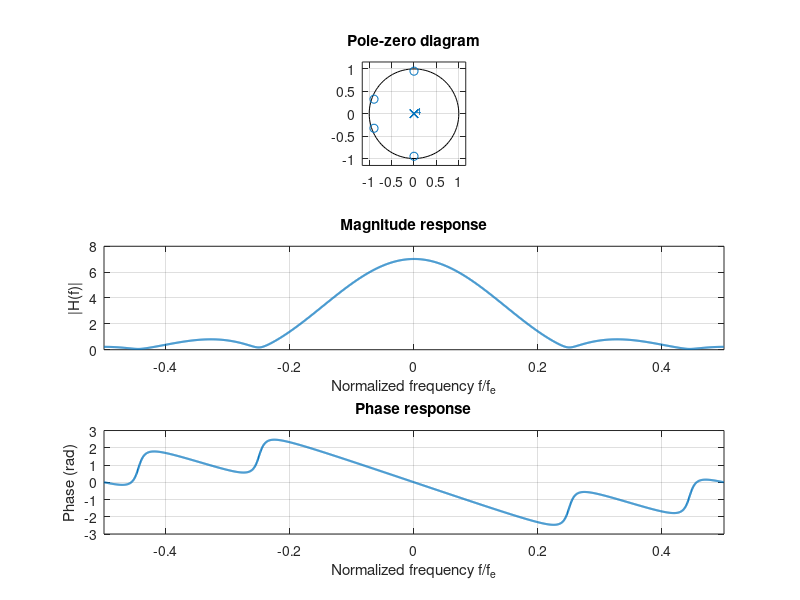

This chart was generated by the following MATLAB code: (Note: this script raises an error after producing the figure.)
close all ; clear all ; clc;

function plot_signal(x, y, n)
    figure('Name','I/O Signals');
    subplot(3, 1, 1);
    plot(1:1:n, y, 'LineWidth', 1.2, 'DisplayName', 'Output y[n]');
    hold on;
    plot(1:1:n, x, 'LineWidth', 1.2, 'DisplayName', 'Input x[n]');
    xlabel('Sample');
    ylabel('Signal');
    title('Input & Output Signal');
    grid on;
    legend('Location','best');
    xlim([1 n]);
    
    subplot(3, 1, 2);
    plot(1:1:n, x);
    xlabel('Sample');
    ylabel('Signal');
    title('Input Signal');
    grid on;
    
    
    subplot(3, 1, 3);
    plot(1:1:n, y);
    xlabel('Sample');
    ylabel('Signal');
    title('Output signal');
    grid on;

    sgtitle('Time-domain signals (I/O)', 'Color', 'k', 'FontSize', 14, 'FontWeight', 'bold');
end

function plot_pole_zero_diagram(b, a, fn, h)
    figure('Name','Pôle/Zero + Transf Func');
    title('Pole/Zero diagram + Transfert function');
    
    subplot(3, 1, 1);
    zplane(b, a);
    title('Pole-zero diagram');
    grid on;
    
    subplot(3, 1, 2);
    plot(fn, abs(h), 'LineWidth', 1.5);
    xlabel('Normalized frequency f/f_e');
    ylabel('|H(f)|');
    title('Magnitude response');
    grid on;
    xlim([-0.5 0.5]);
    
    subplot(3, 1, 3);
    plot(fn, angle(h), 'LineWidth', 1.5);
    xlabel('Normalized frequency f/f_e');
    ylabel('Phase (rad)');
    title('Phase response');
    grid on;
    xlim([-0.5 0.5]);

    sgtitle('Pole-Zero diagram + Transfer function', 'Color', 'k', 'FontSize', 14, 'FontWeight', 'bold');
end


function plot_signal_properties(u, fn, N, sigName)
    U = fftshift(fft(u));
    periodo = (abs(U).^2) / N;
    mean_u = mean(u); 
    mean_perio = mean(periodo);
    R_uu = xcorr(u, 'biased');

    strMean = sprintf('mean(%s) = %.4f', sigName, mean_u);
    strMeanPerio = sprintf('mean(|%s|^2/N) = %.4f', upper(sigName), mean_perio);

    figure('Name', sprintf('%s Properties', sigName));
    
    subplot(3, 1, 1);
    plot(fn, abs(U));
    ylabel(sprintf('|%s(f)|', upper(sigName)));
    xlabel('Normalized frequency f/f_e');
    xlim([-0.5 0.5]);
    title(sprintf('Amplitude spectrum of %s', sigName));
    grid on;
    legend(strMean, 'Location', 'northeast');
    
    subplot(3, 1, 2);
    plot(fn, 10*log10(periodo));
    ylabel(sprintf('|%s(f)|^2 / N  (dB)', upper(sigName)));
    xlabel('Normalized frequency f/f_e');
    title(sprintf('Power spectral density of %s', sigName));
    xlim([-0.5 0.5]);
    legend(strMeanPerio, 'Location', 'northeast');
    
    subplot(3, 1, 3);
    plot(R_uu);
    ylabel(sprintf('R_{%s %s}', sigName, sigName));
    xlabel('Lag \tau');
    xlim([1500 2500]);
    grid on;
    title(sprintf('Autocorrelation of %s', sigName));
    
    sgtitle(sprintf('Statistical properties of %s', sigName), 'Color', 'k', 'FontSize', 14, 'FontWeight', 'bold');

end

% 2.2.a
N = 2000;
R = 0.95;
f1_rej = 1/4; % Normalized
f2_rej = 4/9;

omega1 = 2*pi*f1_rej;
omega2 = 2*pi*f2_rej;

z1 = R * exp(1i*omega1);
z2 = R * exp(-1i*omega2);

fn = -1/2 : 1/N : 1/2 - 1/N;

%b = [1, -2*real(z1)-2*real(z2), abs(z1)^2 + abs(z2)^2 + 4*real(z1)*real(z2), -2*real(z1)*abs(z2)^2 -2*real(z2)*abs(z1)^2, abs(z1)^2*abs(z2)^2];
%a = 1;

b = poly([z1 conj(z1) z2 conj(z2)]);
a = 1;

h = freqz(b, a, 2*pi*fn);

u = randn(1, N);
x = filter(b, a, u);

plot_pole_zero_diagram(b, a, fn, h);
exportgraphics(gcf, './Figures/All_zero_diagram.png', 'BackgroundColor', 'white');


plot_signal_properties(u, fn, N, 'u');
exportgraphics(gcf, './Figures/zero_u_prop.png', 'BackgroundColor', 'white');


plot_signal_properties(x, fn, N, 'x');
exportgraphics(gcf, './Figures/zero_x_prop.png', 'BackgroundColor', 'white');


plot_signal(u, x, N);
exportgraphics(gcf, './Figures/All_zero_Inp_Out.png', 'BackgroundColor', 'white');

% 2.2.b
N = 2000;
R = 0.99;
f1_res = 1/3; % Normalized
f2_res = 3/7;

omega1 = 2*pi*f1_res;
omega2 = 2*pi*f2_res;

p1 = R * exp(1i*omega1);
p2 = R * exp(-1i*omega2);

fn = -1/2 : 1/N : 1/2 - 1/N;

b = 1;
a = poly([p1 conj(p1) p2 conj(p2)]);

h = freqz(b, a, 2*pi*fn);

u = randn(1, N);
x = filter(b, a, u);

plot_pole_zero_diagram(b, a, fn, h);
exportgraphics(gcf, './Figures/All_pole_diagram.png', 'BackgroundColor', 'white');

plot_signal_properties(u, fn, N, 'u');
exportgraphics(gcf, './Figures/pole_u_prop.png', 'BackgroundColor', 'white');

plot_signal_properties(x, fn, N, 'x');
exportgraphics(gcf, './Figures/pole_x_prop.png', 'BackgroundColor', 'white');

plot_signal(u, x, N);
exportgraphics(gcf, './Figures/All_pole_Inp_Out.png', 'BackgroundColor', 'white');
